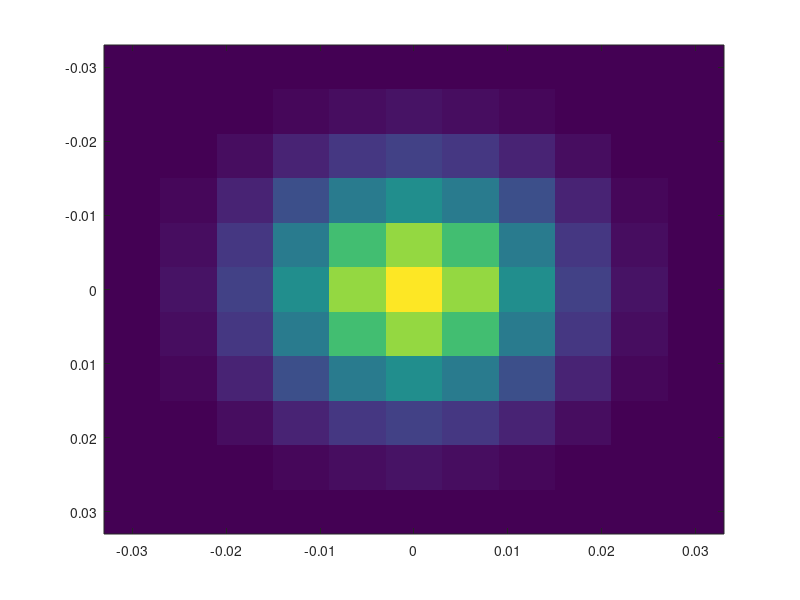
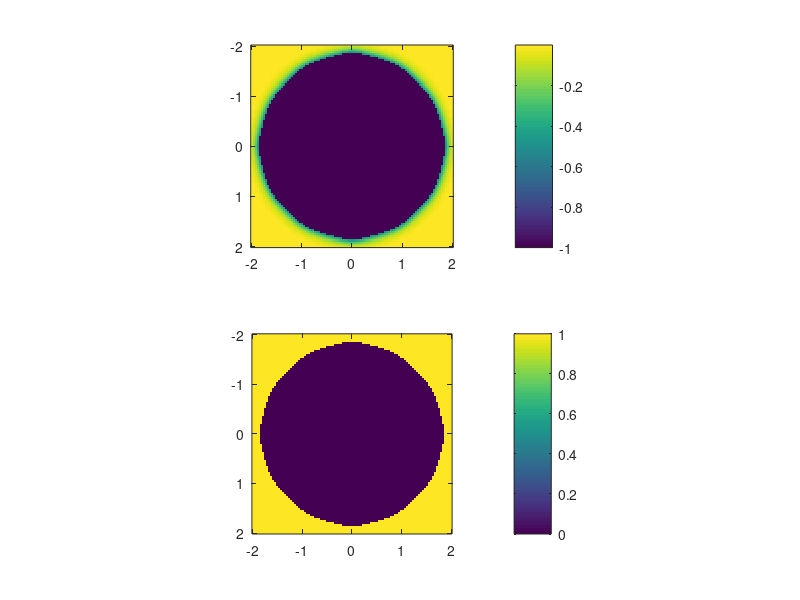

Here is the MATLAB script that generated these plots, in order:
% setup the grid
x = linspace(-2,2,100);
y = linspace(-2,2,100);
[X,Y] = meshgrid(x,y);

% define the circular lake
% 0 is land
% -1 is lake
Z = double(X.^2 + Y.^2 > 1)-1;

% create the filter
filter_size = 11; % must be an odd number for the convolution
std_dev = .01; % standard deviation for the filter
filter_x = linspace(-3*std_dev,3*std_dev,filter_size);
filter_y = linspace(-3*std_dev,3*std_dev,filter_size);
[filter_X,filter_Y] = meshgrid(filter_x,filter_y);

filter = normpdf(sqrt(filter_X.^2 + filter_Y.^2),0,std_dev); % gaussian
filter = filter/sum(filter(:)); % normalized gaussian

% plot the filter
figure(1); clf
imagesc(filter_X, filter_Y, filter)
shading flat

% % simulate the erosion
figure(2);
threshold = -0.5;
for i=1:30
    % save the last Z
    Z_last = Z;
    
    % perform the convolution
    Z = conv2(Z,filter,'same');
    
    % erode the lake
    Z(Z < threshold) = -1; 
    
    % make sure the lake remains lake, this is equivalent to a Dirichlet boundary condition on the lake
    Z(Z_last < threshold) = -1; 
    
    % plot the damage
    figure(2)
    subplot(2,1,1);
    imagesc(X,Y,Z);
    shading flat
    axis square
    colorbar
    
    % plot the binary lake
    subplot(2,1,2);
    lake = double(Z > threshold);
    imagesc(X,Y,lake);
    shading flat
    axis square
    colorbar
    pause(0.03)
end
